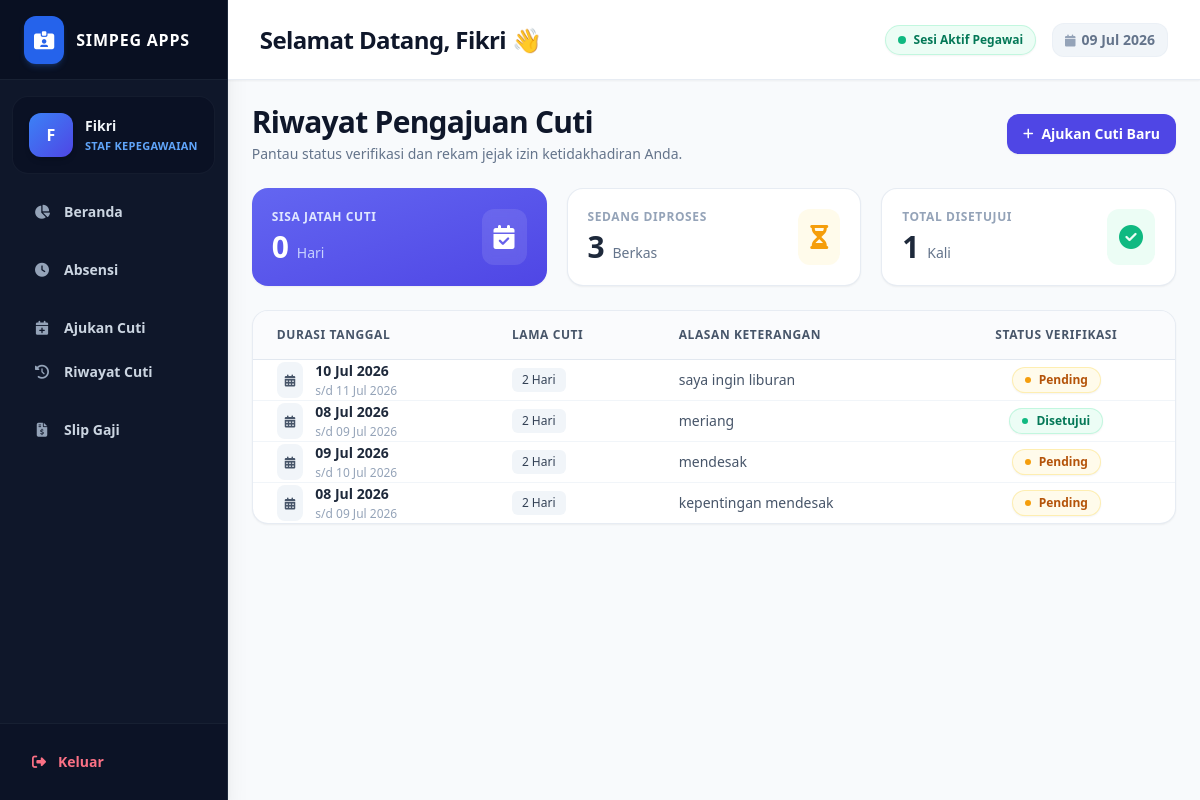
Screenshot of /index.php?page=riwayat_cuti (signed in) with the database file from the repository.
### tables this page shows
CREATE TABLE `cuti` (
  `id` int(11) NOT NULL,
  `id_user` int(11) NOT NULL,
  `tanggal_mulai` date NOT NULL,
  `tanggal_selesai` date NOT NULL,
  `alasan` text NOT NULL,
  `status` enum('pending','disetujui','ditolak') DEFAULT 'pending'
);

### frontend/cuti/Riwayat_Cuti.php (the view, shortened to what this page needs)
<?php
$koneksi_db = $koneksi;
$id_user = $_SESSION['id_user'] ?? 0;
$query_pegawai = mysqli_query($koneksi_db, "SELECT sisa_cuti FROM pegawai WHERE id_user = '$id_user'");
$data_pegawai = mysqli_fetch_assoc($query_pegawai);
$sisa_jatah = $data_pegawai['sisa_cuti'] ?? 0;
$query_riwayat = mysqli_query($koneksi_db, "
    SELECT tanggal_mulai, tanggal_selesai, alasan, status
    FROM cuti
    WHERE id_user = '$id_user'
    ORDER BY id DESC
");
$total_pending = 0;
$total_disetujui = 0;
$list_cuti = [];
if ($query_riwayat) {
    while ($row = mysqli_fetch_assoc($query_riwayat)) {
        $list_cuti[] = $row;
        if ($row['status'] === 'pending') $total_pending++;
        if ($row['status'] === 'disetujui') $total_disetujui++;
    }
}
?>
<div class="space-y-6 max-w-6xl animate-fade-in">
    <div class="flex flex-col md:flex-row md:items-center md:justify-between space-y-4 md:space-y-0">
        <div>
            <h1 class="text-3xl font-extrabold text-slate-900 tracking-tight">Riwayat Pengajuan Cuti</h1>
            <p class="text-sm text-slate-500 mt-1">Pantau status verifikasi dan rekam jejak izin ketidakhadiran Anda.</p>
        </div>
        <div>
            <a href="index.php?page=form_cuti" class="inline-flex items-center justify-center px-4 py-2.5 text-sm font-semibold text-white bg-indigo-600 hover:bg-indigo-700 rounded-xl shadow-sm hover:shadow transition-all space-x-2">
                <i class="fa-solid fa-plus text-xs"></i>
                <span>Ajukan Cuti Baru</span>
            </a>
        </div>
    </div>
    <div class="grid grid-cols-1 sm:grid-cols-3 gap-5">
        <div class="bg-gradient-to-br from-indigo-500 to-indigo-600 rounded-2xl p-5 text-white shadow-sm flex items-center justify-between">
            <div>
                <p class="text-xs font-semibold text-indigo-100 uppercase tracking-wider">Sisa Jatah Cuti</p>
                <h3 class="text-3xl font-black mt-1"><?= $sisa_jatah; ?> <span class="text-sm font-normal text-indigo-200">Hari</span></h3>
            </div>
            <div class="p-3 bg-white/10 rounded-xl backdrop-blur-sm"><i class="fa-solid fa-calendar-check text-2xl"></i></div>
        </div>
        <div class="bg-white rounded-2xl p-5 border border-slate-200/80 shadow-sm flex items-center justify-between">
            <div>
                <p class="text-xs font-semibold text-slate-400 uppercase tracking-wider">Sedang Diproses</p>
                <h3 class="text-3xl font-bold text-slate-800 mt-1"><?= $total_pending; ?> <span class="text-sm font-normal text-slate-500">Berkas</span></h3>
            </div>
            <div class="p-3 bg-amber-50 text-amber-500 rounded-xl"><i class="fa-solid fa-hourglass-half text-2xl"></i></div>
        </div>
        <div class="bg-white rounded-2xl p-5 border border-slate-200/80 shadow-sm flex items-center justify-between">
            <div>
                <p class="text-xs font-semibold text-slate-400 uppercase tracking-wider">Total Disetujui</p>
                <h3 class="text-3xl font-bold text-slate-800 mt-1"><?= $total_disetujui; ?> <span class="text-sm font-normal text-slate-500">Kali</span></h3>
            </div>
            <div class="p-3 bg-emerald-50 text-emerald-500 rounded-xl"><i class="fa-solid fa-circle-check text-2xl"></i></div>
        </div>
    </div>
    <div class="bg-white rounded-2xl border border-slate-200/80 shadow-sm overflow-hidden">
        <div class="overflow-x-auto">
            <table class="w-full text-left border-collapse whitespace-nowrap">
                <thead>
                    <tr class="bg-slate-50/70 border-b border-slate-200 text-xs font-bold text-slate-600 uppercase tracking-wider">
                        <th class="px-6 py-4">Durasi Tanggal</th>
                        <th class="px-6 py-4">Lama Cuti</th>
                        <th class="px-6 py-4">Alasan Keterangan</th>
                        <th class="px-6 py-4 text-center">Status Verifikasi</th>
                    </tr>
                </thead>
                <tbody class="divide-y divide-slate-100 text-sm">
                    <?php if (!empty($list_cuti)) : ?>
                        <?php foreach ($list_cuti as $row) :
                            $tgl1 = new DateTime($row['tanggal_mulai']);
                            $tgl2 = new DateTime($row['tanggal_selesai']);
                            $durasi_hari = $tgl1->diff($tgl2)->days + 1;
                        ?>
                        <tr class="hover:bg-slate-50/50 transition-colors group">
                            <td class="px-6 py-4.5">
                                <div class="flex items-center space-x-3">
                                    <div class="p-2 bg-slate-100 text-slate-600 rounded-lg group-hover:bg-indigo-50 group-hover:text-indigo-600 transition-colors">
                                        <i class="fa-solid fa-calendar-days text-xs"></i>
                                    </div>
                                    <div>
                                        <span class="font-semibold text-slate-800"><?= date('d M Y', strtotime($row['tanggal_mulai'])); ?></span>
                                        <span class="text-xs text-slate-400 block mt-0.5">s/d <?= date('d M Y', strtotime($row['tanggal_selesai'])); ?></span>
                                    </div>
                                </div>
                            </td>
                            <td class="px-6 py-4.5">
                                <span class="inline-flex items-center px-2.5 py-1 rounded-md text-xs font-medium bg-slate-100 text-slate-700">
                                    <?= $durasi_hari; ?> Hari
                                </span>
                            </td>
                            <td class="px-6 py-4.5 max-w-xs truncate">
                                <span class="text-slate-600 font-medium" title="<?= $row['alasan']; ?>"><?= $row['alasan']; ?></span>
                            </td>
                            <td class="px-6 py-4.5 text-center">
                                <?php if ($row['status'] === 'pending') : ?>
                                    <span class="inline-flex items-center px-3 py-1 bg-amber-50 text-amber-700 rounded-full text-xs font-bold border border-amber-200/60 shadow-sm">
                                        <span class="w-1.5 h-1.5 mr-2 bg-amber-500 rounded-full animate-pulse"></span>
                                        Pending
                                    </span>
                                <?php elseif ($row['status'] === 'disetujui') : ?>
                                    <span class="inline-flex items-center px-3 py-1 bg-emerald-50 text-emerald-700 rounded-full text-xs font-bold border border-emerald-200/60 shadow-sm">
                                        <span class="w-1.5 h-1.5 mr-2 bg-emerald-500 rounded-full"></span>
                                        Disetujui
                                    </span>
                                <?php endif; ?>
                            </td>
                        </tr>
                        <?php endforeach; ?>
                    <?php endif; ?>
                </tbody>
            </table>
        </div>
    </div>
</div>

### rows the page displays
cuti: tanggal_mulai "10 Jul 2026", tanggal_selesai "11 Jul 2026", durasi_hari "2", alasan "saya ingin liburan", status "pending" (drawn)
cuti: tanggal_mulai "08 Jul 2026", tanggal_selesai "09 Jul 2026", durasi_hari "2", alasan "meriang", status "disetujui" (drawn)
cuti: tanggal_mulai "09 Jul 2026", tanggal_selesai "10 Jul 2026", durasi_hari "2", alasan "mendesak", status "pending" (drawn)
cuti: tanggal_mulai "08 Jul 2026", tanggal_selesai "09 Jul 2026", durasi_hari "2", alasan "kepentingan mendesak", status "pending" (drawn)

### other values shown
substr($nama, 0, 1) "F"
$nama "Fikri"
$jabatan "STAF KEPEGAWAIAN"
$sisa_jatah "0"
$total_pending "3"
$total_disetujui "1"
